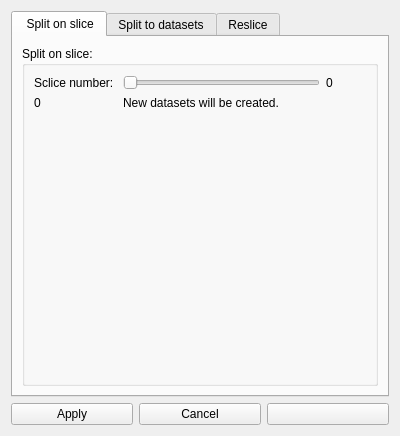
<?xml version="1.0" encoding="UTF-8"?>
<ui version="4.0">
 <class>StackProcessor</class>
 <widget class="QWidget" name="StackProcessor">
  <property name="geometry">
   <rect>
    <x>0</x>
    <y>0</y>
    <width>400</width>
    <height>436</height>
   </rect>
  </property>
  <property name="windowTitle">
   <string>Process Stack: </string>
  </property>
  <layout class="QVBoxLayout" name="verticalLayout_2">
   <item>
    <widget class="QTabWidget" name="tabWidget">
     <property name="currentIndex">
      <number>0</number>
     </property>
     <widget class="QWidget" name="tab">
      <attribute name="title">
       <string> Split on slice</string>
      </attribute>
      <layout class="QGridLayout" name="gridLayout">
       <item row="0" column="0" colspan="2">
        <widget class="QGroupBox" name="groupBox">
         <property name="title">
          <string>Split on slice: </string>
         </property>
         <layout class="QGridLayout" name="gridLayout_3">
          <item row="0" column="1">
           <widget class="QSlider" name="sld_slice_num">
            <property name="orientation">
             <enum>Qt::Horizontal</enum>
            </property>
           </widget>
          </item>
          <item row="0" column="2">
           <widget class="QLabel" name="label_2">
            <property name="minimumSize">
             <size>
              <width>40</width>
              <height>0</height>
             </size>
            </property>
            <property name="text">
             <string>0</string>
            </property>
           </widget>
          </item>
          <item row="0" column="0">
           <widget class="QLabel" name="label">
            <property name="text">
             <string>Sclice number: </string>
            </property>
           </widget>
          </item>
          <item row="1" column="0">
           <widget class="QLabel" name="label_3">
            <property name="text">
             <string>0</string>
            </property>
           </widget>
          </item>
          <item row="1" column="1" colspan="2">
           <widget class="QLabel" name="label_4">
            <property name="text">
             <string>New datasets will be created.</string>
            </property>
           </widget>
          </item>
          <item row="2" column="0" colspan="3">
           <spacer name="verticalSpacer_2">
            <property name="orientation">
             <enum>Qt::Vertical</enum>
            </property>
            <property name="sizeHint" stdset="0">
             <size>
              <width>20</width>
              <height>40</height>
             </size>
            </property>
           </spacer>
          </item>
         </layout>
        </widget>
       </item>
      </layout>
     </widget>
     <widget class="QWidget" name="tab_2">
      <attribute name="title">
       <string>Split to datasets</string>
      </attribute>
      <layout class="QVBoxLayout" name="verticalLayout">
       <item>
        <widget class="QGroupBox" name="groupBox_2">
         <property name="enabled">
          <bool>false</bool>
         </property>
         <property name="title">
          <string>Number of datasets to create: </string>
         </property>
         <layout class="QGridLayout" name="gridLayout_4">
          <item row="1" column="1">
           <widget class="QLabel" name="label_6">
            <property name="minimumSize">
             <size>
              <width>200</width>
              <height>0</height>
             </size>
            </property>
            <property name="text">
             <string>0</string>
            </property>
           </widget>
          </item>
          <item row="1" column="0">
           <widget class="QLabel" name="label_5">
            <property name="maximumSize">
             <size>
              <width>100</width>
              <height>16777215</height>
             </size>
            </property>
            <property name="text">
             <string>Split on slices: </string>
            </property>
           </widget>
          </item>
          <item row="0" column="0" colspan="2">
           <widget class="QLineEdit" name="lineEdit"/>
          </item>
          <item row="2" column="0" colspan="2">
           <spacer name="verticalSpacer">
            <property name="orientation">
             <enum>Qt::Vertical</enum>
            </property>
            <property name="sizeHint" stdset="0">
             <size>
              <width>20</width>
              <height>40</height>
             </size>
            </property>
           </spacer>
          </item>
         </layout>
        </widget>
       </item>
      </layout>
     </widget>
     <widget class="QWidget" name="tab_3">
      <attribute name="title">
       <string>Reslice</string>
      </attribute>
      <layout class="QGridLayout" name="gridLayout_5">
       <item row="1" column="0">
        <widget class="QCheckBox" name="chk_human_sorting">
         <property name="text">
          <string>Rearrange slides to human sorting</string>
         </property>
        </widget>
       </item>
       <item row="3" column="0">
        <spacer name="verticalSpacer_3">
         <property name="orientation">
          <enum>Qt::Vertical</enum>
         </property>
         <property name="sizeHint" stdset="0">
          <size>
           <width>20</width>
           <height>40</height>
          </size>
         </property>
        </spacer>
       </item>
       <item row="0" column="0">
        <widget class="QCheckBox" name="chk_invert_order">
         <property name="text">
          <string>Invert slices order</string>
         </property>
        </widget>
       </item>
      </layout>
     </widget>
    </widget>
   </item>
   <item>
    <layout class="QHBoxLayout" name="horizontalLayout">
     <item>
      <widget class="QPushButton" name="psh_Apply">
       <property name="text">
        <string>Apply</string>
       </property>
      </widget>
     </item>
     <item>
      <widget class="QPushButton" name="psh_Cancel">
       <property name="text">
        <string>Cancel</string>
       </property>
      </widget>
     </item>
     <item>
      <widget class="QPushButton" name="pushButton">
       <property name="text">
        <string/>
       </property>
       <property name="icon">
        <iconset resource="../../resources.qrc">
         <normaloff>:/icons/resources/gimp-pro/images/gtk-refresh.png</normaloff>:/icons/resources/gimp-pro/images/gtk-refresh.png</iconset>
       </property>
      </widget>
     </item>
    </layout>
   </item>
  </layout>
 </widget>
 <resources>
  <include location="../../resources.qrc"/>
 </resources>
 <connections>
  <connection>
   <sender>psh_Cancel</sender>
   <signal>clicked()</signal>
   <receiver>StackProcessor</receiver>
   <slot>close()</slot>
   <hints>
    <hint type="sourcelabel">
     <x>296</x>
     <y>277</y>
    </hint>
    <hint type="destinationlabel">
     <x>199</x>
     <y>149</y>
    </hint>
   </hints>
  </connection>
 </connections>
</ui>
